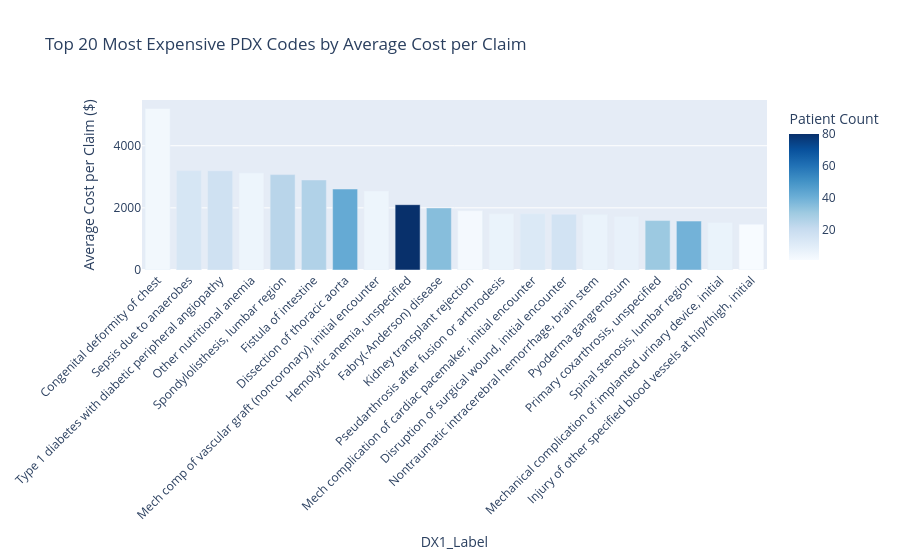

Source (notebook cell):
### Code cell
from pyspark.sql.functions import asc

with open("icd_codes.json", "r") as f:
    icd_map = json.load(f)["icd10_label_map"]  # ✅ Fix is here

print(df_top_cost["DX1"].unique())
df_top_cost["DX1_Label"] = df_top_cost["DX1"].map(icd_map).fillna("Unmapped")

fig = px.bar(
    df_top_cost,
    x="DX1_Label",
    y="Avg_Cost_per_Claim",
    color="n_patients",
    color_continuous_scale="Blues",
    title="Top 20 Most Expensive PDX Codes by Average Cost per Claim",
    labels={
        "PDX_Label": "Diagnosis",
        "Avg_Cost_per_Claim": "Average Cost per Claim ($)",
        "n_patients": "Number of Unique Patients"
    }
)

fig.update_layout(
    xaxis_tickangle=-45,
    coloraxis_colorbar=dict(title="Patient Count")
)
#display(df_top_cost.sort_values(by="Avg_Cost_per_Claim",ascending=False))

### Figure 1 — Plotly figure (JSON) as saved in the notebook; plotly's stock layout.template omitted (floating-point values rounded to 4 significant figures)
{"data": [{"hovertemplate": "DX1_Label=%{x}<br>Average Cost per Claim ($)=%{y}<br>Number of Unique Patients=%{marker.color}<extra></extra>", "legendgroup": "", "marker": {"color": [3, 14, 17, 5, 24, 26, 42, 5, 80, 35, 2, 6, 12, 16, 6, 7, 31, 39, 6, 1], "coloraxis": "coloraxis", "pattern": {"shape": ""}}, "name": "", "orientation": "v", "showlegend": false, "textposition": "auto", "type": "bar", "x": ["Congenital deformity of chest", "Sepsis due to anaerobes", "Type 1 diabetes with diabetic peripheral angiopathy", "Other nutritional anemia", "Spondylolisthesis, lumbar region", "Fistula of intestine", "Dissection of thoracic aorta", "Mech comp of vascular graft (noncoronary), initial encounter", "Hemolytic anemia, unspecified", "Fabry(-Anderson) disease", "Kidney transplant rejection", "Pseudarthrosis after fusion or arthrodesis", "Mech complication of cardiac pacemaker, initial encounter", "Disruption of surgical wound, initial encounter", "Nontraumatic intracerebral hemorrhage, brain stem", "Pyoderma gangrenosum", "Primary coxarthrosis, unspecified", "Spinal stenosis, lumbar region", "Mechanical complication of implanted urinary device, initial", "Injury of other specified blood vessels at hip/thigh, initial"], "xaxis": "x", "y": [5198.0, 3199.0, 3194.0, 3125.0, 3071.0, 2898.0, 2607.0, 2540.0, 2103.0, 1997.0, 1911.0, 1813.0, 1807.0, 1797.0, 1782.0, 1722.0, 1591.0, 1575.0, 1528.0, 1474.0], "yaxis": "y"}], "layout": {"barmode": "relative", "coloraxis": {"colorbar": {"title": {"text": "Patient Count"}}, "colorscale": [[0, "rgb(247,251,255)"], [0.125, "rgb(222,235,247)"], [0.25, "rgb(198,219,239)"], [0.375, "rgb(158,202,225)"], [0.5, "rgb(107,174,214)"], [0.625, "rgb(66,146,198)"], [0.75, "rgb(33,113,181)"], [0.875, "rgb(8,81,156)"], [1, "rgb(8,48,107)"]]}, "legend": {"tracegroupgap": 0}, "title": {"text": "Top 20 Most Expensive PDX Codes by Average Cost per Claim"}, "xaxis": {"anchor": "y", "domain": [0, 1], "tickangle": -45, "title": {"text": "DX1_Label"}}, "yaxis": {"anchor": "x", "domain": [0, 1], "title": {"text": "Average Cost per Claim ($)"}}}}
